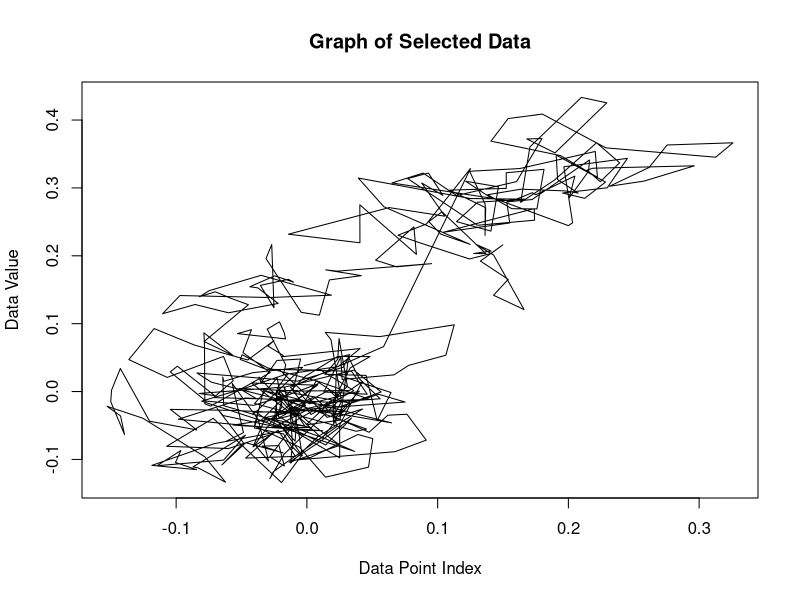

Generate this figure with R:
# #PROMPT
# #you
# :RUN-1	LEVEL SWEEP	TEMP:NaN	7/28/2023	2:47 PM	HR:0.90
# :SW EAR: R	SW FREQ: 8.00	# AVERAGES: 512	REP RATE (/sec): 30	DRIVER: 	SAMPLE (?sec): 40
# :Threshold: 55.3
# :NOTES-
#   :CHAMBER-
#   :Avgs: 512;512;512;512;512;512;512
# :Tries: 747;745;765;759;752;769;758
# 
# :CFTS Version: V2.31.1 (R2280)
# :LEVELS:20;30;40;50;60;70;80;
# :DATA
# -0.110596	 -0.000493	  0.065608	  0.013715	 -0.036681	  0.235165	  0.321997
# -0.103546	 -0.016283	  0.034830	  0.005593	 -0.037403	  0.124841	  0.243001
# -0.081626	  0.021470	 -0.025705	  0.029978	 -0.026660	  0.158176	  0.334076
# -0.075919	 -0.014855	 -0.014142	  0.013486	  0.003519	  0.101401	  0.153064
# -0.054503	  0.017822	  0.026398	  0.033504	  0.044652	  0.070216	  0.045971
# -0.019804	  0.018480	  0.001176	  0.058254	  0.118445	  0.116649	  0.105762
# -0.020850	  0.008781	 -0.017010	 -0.000014	  0.083815	  0.038458	 -0.021351
# -0.066565	  0.012682	 -0.032161	  0.030085	  0.079512	 -0.003985	 -0.106448
# -0.047247	 -0.025912	 -0.042317	  0.021932	  0.067538	  0.053099	  0.061530
# -0.027776	  0.000428	 -0.027551	 -0.048434	  0.062175	  0.001463	 -0.023711
# -0.030746	  0.039731	 -0.012415	 -0.039139	  0.044295	 -0.084160	 -0.202855
# 0.000676	 -0.010109	 -0.013687	 -0.026291	  0.032465	 -0.069948	 -0.069920

#ChatGPT
# Thank you for providing the sample data. It appears that the actual data is contained after the line :DATA.
# 
# Let's modify the code to properly extract the numerical data and then plot it:
# 
#
# Read the file line by line
ABRtext <- readLines('ABR-0-1.txt')

# Find the index of the line containing the ":DATA" marker
data_start_index <- grep(":DATA", ABRtext)

# Extract numerical data from lines after the ":DATA" marker
data_lines <- ABRtext[(data_start_index + 1):length(ABRtext)]

# Convert the tab-separated values to a numeric matrix
data_matrix <- as.matrix(read.table(text = data_lines))

# Plot the extracted data
plot(data_matrix, type = "l", col = "black", lwd = 1, 
     xlab = "Data Point Index", ylab = "Data Value",
     main = "Graph of Selected Data")
#This code should correctly extract the numerical data following the :DATA marker and plot it. Let me know if you encounter any issues or if you need further assistance!


